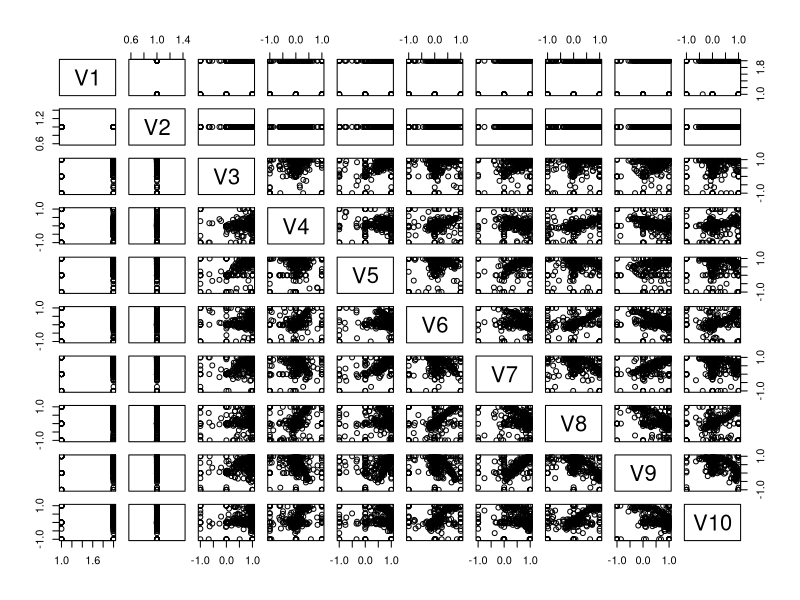
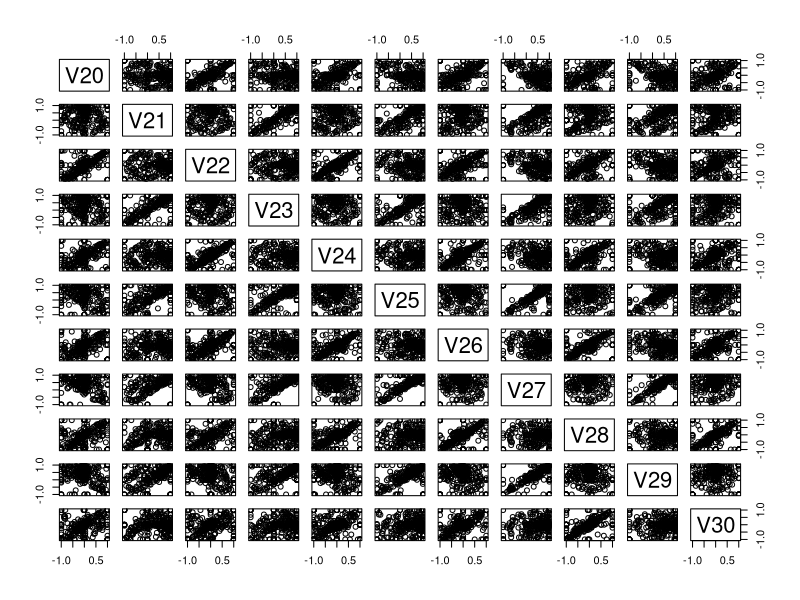

These charts were generated, in order, by the following R code: (Note: this script raises an error after producing the figures.)
library(mlbench)
data(Ionosphere)
View(Ionosphere)

plot(Ionosphere[1:10])
plot(Ionosphere[20:30])
summary(Ionosphere)

new_df <- Ionosphere[,-2]
dim(new_df)

library(class)
train.X <- new_df[,-34]
test.X <- new_df[,-34]
train.y <- new_df$Class
test.y <- new_df$Class
set.seed(1)
knn.predict <- knn(train = train.X,
                   test = test.X,
                   cl = train.y,
                   k = 1)
mean(knn.predict != test.y)

table(knn.predict, test.y)

set.seed(4323)
n <- nrow(new_df)
train <- sample(1:n, 0.7*n)
train.X <- new_df[train, -34]; train.y <- new_df[train, "Class"]
test.X <- new_df[-train, -34]; test.y <- new_df[-train, "Class"]
set.seed(4323)
knn.predict <- knn(train = train.X, test = test.X, cl = train.y, k = 3)
mean(knn.predict != test.y)

table(knn.predict, test.y)

set.seed(4323)
knn.predict <- knn(train = train.X, test = test.X, cl = train.y, k = 5)
mean(knn.predict != test.y)

set.seed(4323)
knn.predict <- knn(train = train.X, test = test.X, cl = train.y, k = 7)
mean(knn.predict != test.y)

Auto$mpg01 <- ifelse(Auto$mpg > median(Auto$mpg), 1, 0)
new_df_auto <- data.frame(mpg01 = Auto$mpg01, Auto[, -1])

par(mfrow = c(2, 4))
boxplot(cylinders ~ mpg01, new_df_auto)
boxplot(displacement ~ mpg01, new_df_auto)
boxplot(weight ~ mpg01, new_df_auto)
boxplot(acceleration ~ mpg01, new_df_auto)
boxplot(year ~ mpg01, new_df_auto)
boxplot(origin ~ mpg01, new_df_auto)

plot(horsepower ~ mpg01, new_df_auto)

new_df_auto2 <- new_df_auto[, -c(2, 8:10)]

set.seed(1)
N <- nrow(new_df_auto2)
train <- sample(1:N, 0.7*N)
my_feature <- c("displacement", "horsepower", "weight", "acceleration", "year")
train.X <- new_df_auto2[train, -1]
train.y <- new_df_auto2[train, "mpg01"]
test.X <- new_df_auto2[-train, -1]
test.y <- new_df_auto2[-train, "mpg01"]

knn.predict <- knn(train = train.X, test = test.X, cl = train.y, k = 1)
mean(knn.predict != test.y)

set.seed(4323)
n <- nrow(new_df)
train <- sample(1:n, 0.7*n)
train.X <- new_df[train, -34]; train.y <- new_df[train, "Class"]
test.X <- new_df[-train, -34]; test.y <- new_df[-train, "Class"]
set.seed(4323)
knn.predict <- knn(train = train.X, test = test.X, cl = train.y, k = 3)
mean(knn.predict != test.y)